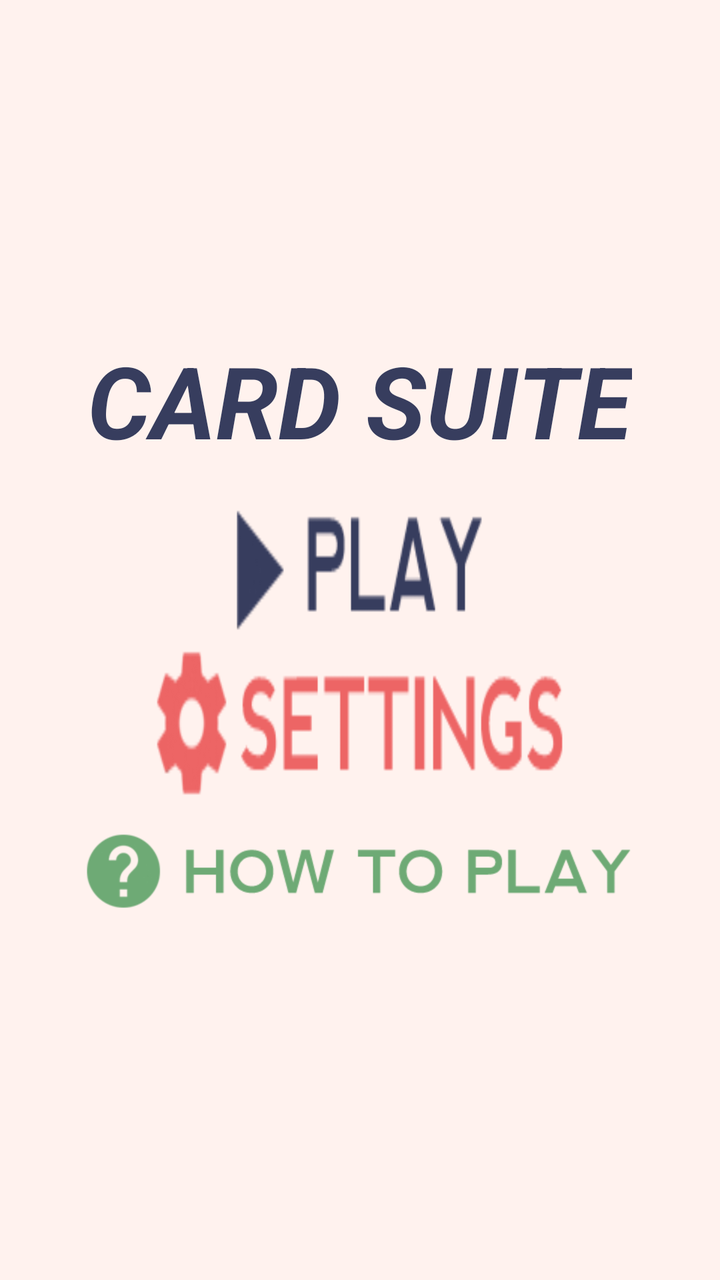
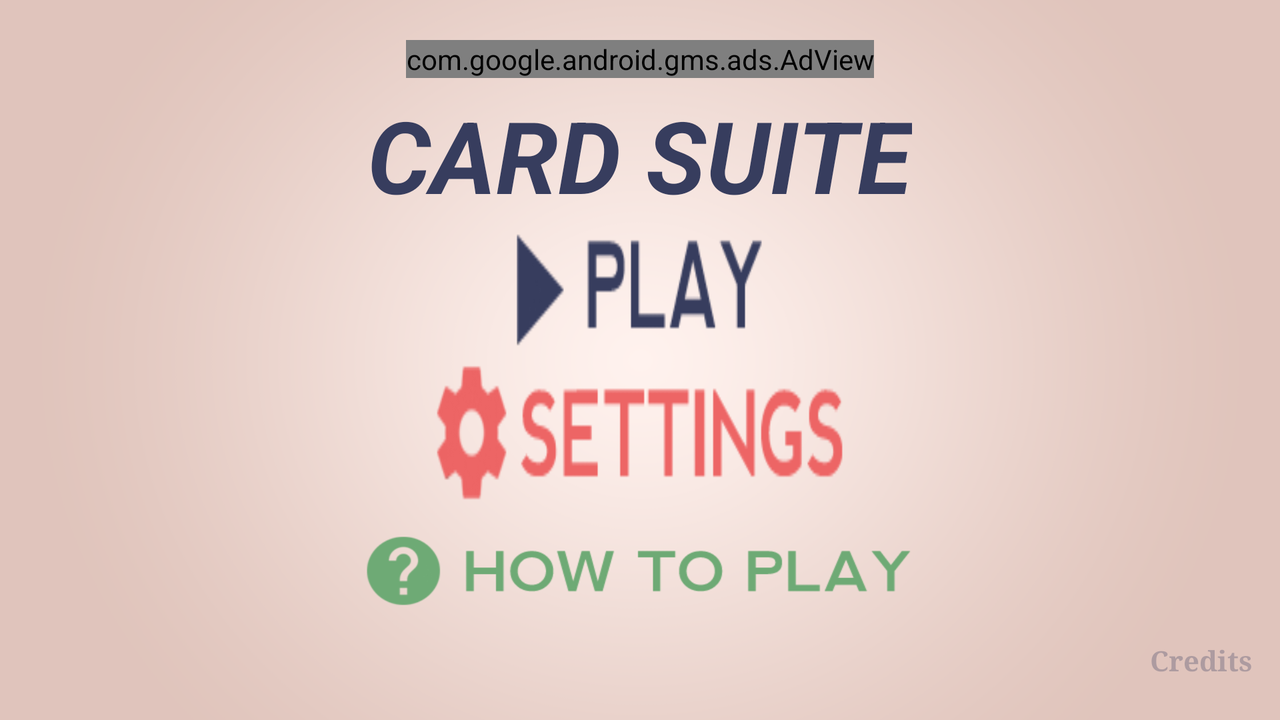

The same Android screen from two of the app's own layout files: first res/layout/ as a phone draws it, then the author's variant for another configuration, drawn on a device whose configuration selects that folder. Both files follow.
<!-- AndroidManifest.xml: application theme AppTheme -->
<!-- res/layout/new_main.xml -->
<?xml version="1.0" encoding="utf-8"?>
<RelativeLayout xmlns:android="http://schemas.android.com/apk/res/android"
    xmlns:tools="http://schemas.android.com/tools"
    android:orientation="vertical"
    android:layout_width="match_parent"
    android:layout_height="match_parent"
    android:paddingLeft="16dp"
    android:paddingRight="16dp"
    android:paddingTop="16dp"
    android:paddingBottom="16dp" tools:context=".MainActivity"
    android:gravity="center"
    android:id="@+id/mainLayout"
    android:screenOrientation="landscape"
    android:configChanges="orientation|keyboardHidden"
    android:background="#fff2ee"
    android:keepScreenOn="true"
    android:transitionGroup="false">

    <LinearLayout
        android:layout_width="match_parent"
        android:layout_height="match_parent"
        android:id="@+id/main"
        android:clickable="false"
        android:layout_alignParentTop="true"
        android:layout_alignParentEnd="true"
        android:orientation="vertical"
        android:gravity="center">

        <TextView android:text="CARD SUITE" android:layout_width="wrap_content"
            android:layout_height="wrap_content"
            android:id="@+id/newgreeting"
            android:textSize="50dp"
            android:textIsSelectable="false"
            android:textStyle="bold|italic"
            android:focusableInTouchMode="false"
            android:textColor="#373d5e"
            android:layout_above="@+id/play"
            android:layout_alignEnd="@+id/settings_button"
            android:layout_marginBottom="15dp" />

        <ImageButton
            android:layout_width="150dp"
            android:layout_height="75dp"
            android:id="@+id/play"
            android:onClick="overlayClick"
            android:background="@drawable/play"
            android:layout_above="@+id/settings_button"
            android:layout_centerHorizontal="true" />

        <ImageButton
            android:layout_width="225dp"
            android:layout_height="75dp"
            android:id="@+id/settings_button"
            android:onClick="settingsClick"
            android:background="@drawable/settings"
            android:layout_alignParentBottom="true"
            android:layout_centerHorizontal="true" />

        <ImageButton
            android:layout_width="300dp"
            android:layout_height="75dp"
            android:id="@+id/help_button"
            android:background="@drawable/help"
            android:layout_alignParentBottom="true"
            android:layout_centerHorizontal="true"
            android:onClick=""/>
    </LinearLayout>

    <LinearLayout
        android:layout_width="match_parent"
        android:layout_height="match_parent"
        android:id="@+id/overlay"
        android:background="@drawable/overlaymain"
        android:backgroundTintMode="multiply"
        android:orientation="horizontal"
        android:gravity="center"
        android:visibility="invisible">


        <ImageButton
            android:layout_width="150dp"
            android:layout_height="150dp"
            android:id="@+id/german_button"
            android:onClick="gameClick"
            android:background="@drawable/bridge"
            android:layout_gravity="center_vertical" />

        <ImageButton
            android:layout_width="150dp"
            android:layout_height="150dp"
            android:id="@+id/hearts_button"
            android:onClick="gameClick"
            android:background="@drawable/heart"
            android:layout_gravity="center_vertical"
            android:layout_marginLeft="30dp"
            android:layout_marginRight="30dp" />

        <ImageButton
            android:layout_width="150dp"
            android:layout_height="150dp"
            android:id="@+id/spades_button"
            android:onClick="gameClick"
            android:background="@drawable/spades"
            android:layout_gravity="center_vertical" />
    </LinearLayout>

</RelativeLayout>
<!-- resources referenced by this layout -->
<resources>
  <!-- drawable bridge: png bitmap (drawable, 26317 bytes) -->
  <!-- drawable heart: png bitmap (drawable-nodpi, 28114 bytes) -->
  <!-- drawable help: png bitmap (drawable-nodpi, 25653 bytes) -->
  <!-- drawable overlaymain: png bitmap (drawable, 23522 bytes) -->
  <!-- drawable play: png bitmap (drawable, 21463 bytes) -->
  <!-- drawable settings: png bitmap (drawable-nodpi, 23459 bytes) -->
  <!-- drawable spades: png bitmap (drawable, 26897 bytes) -->
</resources>
<!-- res/layout-land/new_main.xml (the author's variant of the layout above) -->
<!-- drawn on the phone turned sideways -->
<?xml version="1.0" encoding="utf-8"?>
<LinearLayout xmlns:android="http://schemas.android.com/apk/res/android"
    xmlns:tools="http://schemas.android.com/tools"
    xmlns:ads="http://schemas.android.com/apk/res-auto"
    android:orientation="vertical"
    android:layout_width="match_parent"
    android:layout_height="match_parent"
    android:paddingLeft="14dp"
    android:paddingRight="14dp"
    android:paddingTop="0dp"
    android:paddingBottom="0dp" tools:context=".MainActivity"
    android:gravity="center"
    android:id="@+id/mainLayout"
    android:screenOrientation="landscape"
    android:configChanges="orientation|keyboardHidden"
    android:background="@drawable/background_tint_tan"
    android:keepScreenOn="true"
    android:transitionGroup="false">

    <com.google.android.gms.ads.AdView
        android:id="@+id/adView"
        android:layout_width="wrap_content"
        android:layout_height="wrap_content"
        ads:adSize="BANNER"
        ads:adUnitId="@string/main_banner_ad_unit_id">
    </com.google.android.gms.ads.AdView>

    <TextView
        android:text="@string/welcome_title"
        android:layout_width="wrap_content"
        android:layout_height="wrap_content"
        android:id="@+id/newgreeting"
        android:textSize="50dp"
        android:textIsSelectable="false"
        android:textStyle="bold|italic"
        android:focusableInTouchMode="false"
        android:textColor="#373d5e"
        android:layout_above="@+id/play"
        android:layout_alignEnd="@+id/settings_button"
        android:typeface="normal"
        android:visibility="visible"
        android:layout_marginTop="5dp" />

    <ImageButton
        android:layout_width="150dp"
        android:layout_height="70dp"
        android:id="@+id/play"
        android:onClick="overlayClick"
        android:background="@drawable/play"
        android:layout_above="@+id/settings_button"
        android:layout_centerHorizontal="true"
        android:layout_gravity="center_horizontal" />


    <ImageButton
        android:layout_width="225dp"
        android:layout_height="70dp"
        android:id="@+id/settings_button"
        android:onClick="settingsClick"
        android:background="@drawable/settings"
        android:layout_alignParentBottom="true"
        android:layout_centerHorizontal="true" />

    <ImageButton
        android:layout_width="300dp"
        android:layout_height="70dp"
        android:id="@+id/help_button"
        android:background="@drawable/help"
        android:layout_alignParentBottom="true"
        android:layout_centerHorizontal="true"
        android:onClick="helpClick"/>

    <TextView
        android:layout_width="wrap_content"
        android:layout_height="wrap_content"
        android:text="@string/credits_title"
        android:id="@+id/textView"
        android:layout_gravity="right"
        android:textColor="@color/spades_blue"
        android:typeface="serif"
        android:alpha=".3"
        android:textStyle="bold"
        android:onClick="creditsClick" />

</LinearLayout>
<!-- resources referenced by the variant -->
<!-- as the phone turned sideways resolves them -->
<resources>
  <color name="spades_blue">#373d5e</color>
  <!-- drawable background_tint_tan: png bitmap (drawable, 110732 bytes) -->
  <!-- drawable help: png bitmap (drawable-nodpi, 25653 bytes) -->
  <!-- drawable play: png bitmap (drawable, 21463 bytes) -->
  <!-- drawable settings: png bitmap (drawable-nodpi, 23459 bytes) -->
  <string name="credits_title">Credits</string>
  <string name="main_banner_ad_unit_id">ca-app-pub-6563321210012380/5058162757</string>
  <string name="welcome_title">CARD SUITE</string>
</resources>
